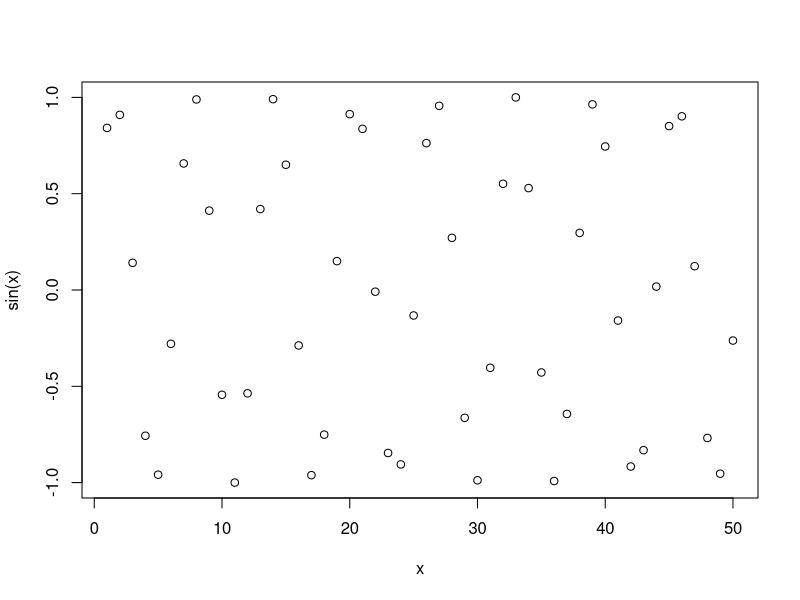
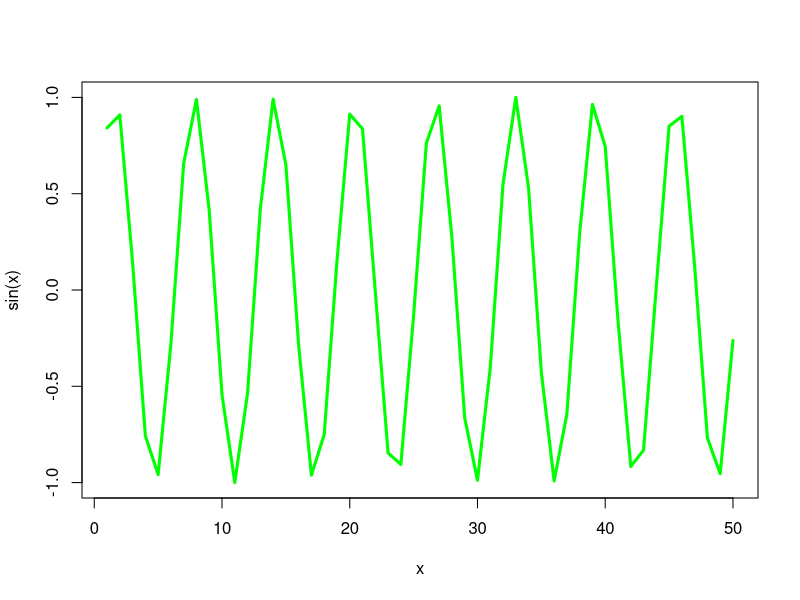

R code for these plots, in order:
#' ---
#' title: "Class 4: Intro to R"
#' author: "Ruth Barnes (PID A16747659)"
#' date: "January 16, 2025"
#' ---

x <- 1:50
plot(x, sin(x))
# Make this nicer
plot(x, sin(x), col="green", type="l", lwd=3)

